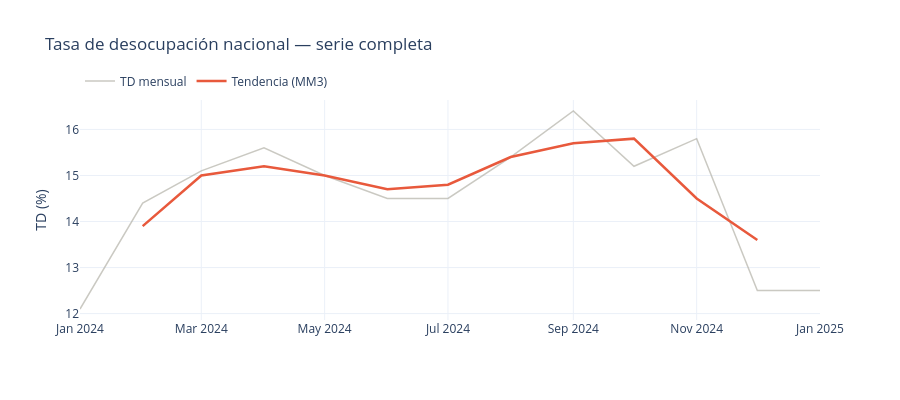
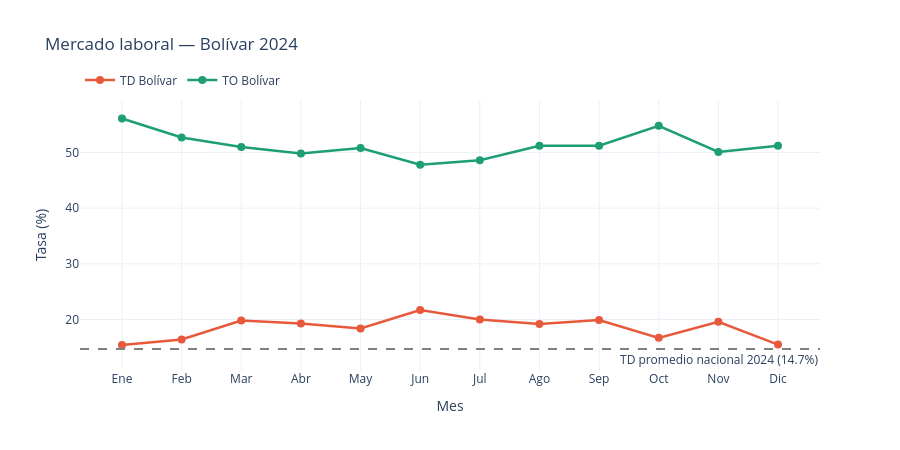
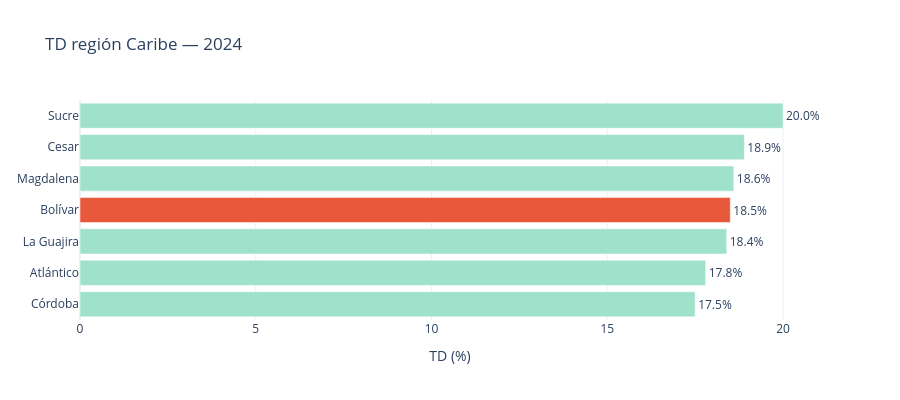
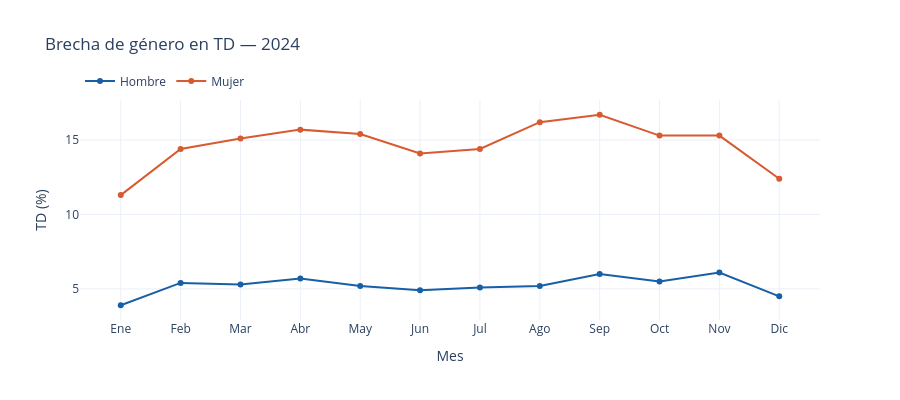

The code cell stored with these charts, in order, in its notebook:
### Code cell
# ═══════════════════════════════════════════════════════════
# 12. GRÁFICAS
# ═══════════════════════════════════════════════════════════

# ── G1: Serie completa nacional con tendencia ─────────────
fig1 = go.Figure()
fig1.add_trace(go.Scatter(
    x=ind_serie['periodo'], y=ind_serie['TD'],
    mode='lines', name='TD mensual',
    line=dict(color='#B4B2A9', width=1.5), opacity=0.7
))
fig1.add_trace(go.Scatter(
    x=ind_serie['periodo'], y=ind_serie['TD_mm3'],
    mode='lines', name='Tendencia (MM3)',
    line=dict(color='#E8593C', width=2.5)
))
fig1.update_layout(
    title='Tasa de desocupación nacional — serie completa',
    xaxis_title='', yaxis_title='TD (%)',
    template='plotly_white', height=400,
    legend=dict(orientation='h', yanchor='bottom', y=1.02)
)
fig1.show()

# ── G2: Bolívar mes a mes con referencia nacional ─────────
td_ref = ind_nac['TD'].mean().round(1)
fig2 = go.Figure()
fig2.add_trace(go.Scatter(
    x=ind_bolivar.index, y=ind_bolivar['TD'],
    mode='lines+markers', name='TD Bolívar',
    line=dict(color='#E8593C', width=2.5), marker=dict(size=8)
))
fig2.add_trace(go.Scatter(
    x=ind_bolivar.index, y=ind_bolivar['TO'],
    mode='lines+markers', name='TO Bolívar',
    line=dict(color='#1D9E75', width=2.5), marker=dict(size=8)
))
fig2.add_hline(
    y=td_ref, line_dash='dash', line_color='gray',
    annotation_text=f'TD promedio nacional {anno_completo} ({td_ref}%)',
    annotation_position='bottom right'
)
fig2.update_layout(
    title=f'Mercado laboral — Bolívar {anno_completo}',
    xaxis_title='Mes', yaxis_title='Tasa (%)',
    template='plotly_white', height=450,
    legend=dict(orientation='h', yanchor='bottom', y=1.02)
)
fig2.show()

# ── G3: Ranking Caribe ────────────────────────────────────
colores = ['#E8593C' if d == 'Bolívar' else '#9FE1CB' for d in ind_caribe.index]
fig3 = go.Figure(go.Bar(
    x=ind_caribe['TD'], y=ind_caribe.index, orientation='h',
    marker_color=colores,
    text=ind_caribe['TD'].astype(str)+'%', textposition='outside'
))
fig3.update_layout(
    title=f'TD región Caribe — {anno_completo}',
    xaxis_title='TD (%)', template='plotly_white', height=400,
    yaxis={'categoryorder':'total ascending'}
)
fig3.show()

# ── G4: Comparativo interanual Caribe ─────────────────────
if 'comp_caribe' in dir() and f'TD_{anno_caribe_ant}' in comp_caribe.columns:
    fig4 = go.Figure()
    fig4.add_trace(go.Bar(
        name=str(anno_caribe_ant),
        x=comp_caribe.index,
        y=comp_caribe[f'TD_{anno_caribe_ant}'],
        marker_color='#B4B2A9'
    ))
    fig4.add_trace(go.Bar(
        name=str(anno_completo),
        x=comp_caribe.index,
        y=comp_caribe[f'TD_{anno_completo}'],
        marker_color='#E8593C'
    ))
    fig4.update_layout(
        title='Comparativo interanual — región Caribe',
        barmode='group', yaxis_title='TD (%)',
        template='plotly_white', height=400,
        legend=dict(orientation='h', yanchor='bottom', y=1.02)
    )
    fig4.show()
else:
    print(f'G4 no disponible — carga datos de {anno_completo - 1} para activar.')

# ── G5: Brecha de género por mes ──────────────────────────
fig5 = go.Figure()
fig5.add_trace(go.Scatter(
    x=td_g.index, y=td_g['Hombre'],
    mode='lines+markers', name='Hombre',
    line=dict(color='#185FA5', width=2)
))
fig5.add_trace(go.Scatter(
    x=td_g.index, y=td_g['Mujer'],
    mode='lines+markers', name='Mujer',
    line=dict(color='#D85A30', width=2)
))
fig5.update_layout(
    title=f'Brecha de género en TD — {anno_completo}',
    xaxis_title='Mes', yaxis_title='TD (%)',
    template='plotly_white', height=400,
    legend=dict(orientation='h', yanchor='bottom', y=1.02)
)
fig5.show()

### Figure 1 — Plotly figure (JSON) as saved in the notebook; plotly's stock layout.template omitted (floating-point values rounded to 4 significant figures)
{"data": [{"line": {"color": "#B4B2A9", "width": 1.5}, "mode": "lines", "name": "TD mensual", "opacity": 0.7, "type": "scatter", "x": ["2024-01-01T00:00:00.000000", "2024-02-01T00:00:00.000000", "2024-03-01T00:00:00.000000", "2024-04-01T00:00:00.000000", "2024-05-01T00:00:00.000000", "2024-06-01T00:00:00.000000", "2024-07-01T00:00:00.000000", "2024-08-01T00:00:00.000000", "2024-09-01T00:00:00.000000", "2024-10-01T00:00:00.000000", "2024-11-01T00:00:00.000000", "2024-12-01T00:00:00.000000", "2025-01-01T00:00:00.000000"], "y": [12.1, 14.4, 15.1, 15.6, 15.0, 14.5, 14.5, 15.4, 16.4, 15.2, 15.8, 12.5, 12.5]}, {"line": {"color": "#E8593C", "width": 2.5}, "mode": "lines", "name": "Tendencia (MM3)", "type": "scatter", "x": ["2024-01-01T00:00:00.000000", "2024-02-01T00:00:00.000000", "2024-03-01T00:00:00.000000", "2024-04-01T00:00:00.000000", "2024-05-01T00:00:00.000000", "2024-06-01T00:00:00.000000", "2024-07-01T00:00:00.000000", "2024-08-01T00:00:00.000000", "2024-09-01T00:00:00.000000", "2024-10-01T00:00:00.000000", "2024-11-01T00:00:00.000000", "2024-12-01T00:00:00.000000", "2025-01-01T00:00:00.000000"], "y": [NaN, 13.9, 15.0, 15.2, 15.0, 14.7, 14.8, 15.4, 15.7, 15.8, 14.5, 13.6, NaN]}], "layout": {"height": 400, "legend": {"orientation": "h", "y": 1.02, "yanchor": "bottom"}, "title": {"text": "Tasa de desocupación nacional — serie completa"}, "xaxis": {"title": {"text": ""}}, "yaxis": {"title": {"text": "TD (%)"}}}}

### Figure 2 — Plotly figure (JSON) as saved in the notebook; plotly's stock layout.template omitted (floating-point values rounded to 4 significant figures)
{"data": [{"line": {"color": "#E8593C", "width": 2.5}, "marker": {"size": 8}, "mode": "lines+markers", "name": "TD Bolívar", "type": "scatter", "x": ["Ene", "Feb", "Mar", "Abr", "May", "Jun", "Jul", "Ago", "Sep", "Oct", "Nov", "Dic"], "y": [15.4, 16.4, 19.8, 19.3, 18.4, 21.7, 20.0, 19.2, 19.9, 16.7, 19.6, 15.5]}, {"line": {"color": "#1D9E75", "width": 2.5}, "marker": {"size": 8}, "mode": "lines+markers", "name": "TO Bolívar", "type": "scatter", "x": ["Ene", "Feb", "Mar", "Abr", "May", "Jun", "Jul", "Ago", "Sep", "Oct", "Nov", "Dic"], "y": [56.1, 52.7, 51.0, 49.8, 50.8, 47.8, 48.6, 51.2, 51.2, 54.8, 50.1, 51.2]}], "layout": {"annotations": [{"showarrow": false, "text": "TD promedio nacional 2024 (14.7%)", "x": 1, "xanchor": "right", "xref": "x domain", "y": 14.7, "yanchor": "top", "yref": "y"}], "height": 450, "legend": {"orientation": "h", "y": 1.02, "yanchor": "bottom"}, "shapes": [{"line": {"color": "gray", "dash": "dash"}, "type": "line", "x0": 0, "x1": 1, "xref": "x domain", "y0": 14.7, "y1": 14.7, "yref": "y"}], "title": {"text": "Mercado laboral — Bolívar 2024"}, "xaxis": {"title": {"text": "Mes"}}, "yaxis": {"title": {"text": "Tasa (%)"}}}}

### Figure 3 — Plotly figure (JSON) as saved in the notebook; plotly's stock layout.template omitted (floating-point values rounded to 4 significant figures)
{"data": [{"marker": {"color": ["#9FE1CB", "#9FE1CB", "#9FE1CB", "#E8593C", "#9FE1CB", "#9FE1CB", "#9FE1CB"]}, "orientation": "h", "text": ["20.0%", "18.9%", "18.6%", "18.5%", "18.4%", "17.8%", "17.5%"], "textposition": "outside", "type": "bar", "x": [20.0, 18.9, 18.6, 18.5, 18.4, 17.8, 17.5], "y": ["Sucre", "Cesar", "Magdalena", "Bolívar", "La Guajira", "Atlántico", "Córdoba"]}], "layout": {"height": 400, "title": {"text": "TD región Caribe — 2024"}, "xaxis": {"title": {"text": "TD (%)"}}, "yaxis": {"categoryorder": "total ascending"}}}

### Figure 4 — Plotly figure (JSON) as saved in the notebook; plotly's stock layout.template omitted (floating-point values rounded to 4 significant figures)
{"data": [{"line": {"color": "#185FA5", "width": 2}, "mode": "lines+markers", "name": "Hombre", "type": "scatter", "x": ["Ene", "Feb", "Mar", "Abr", "May", "Jun", "Jul", "Ago", "Sep", "Oct", "Nov", "Dic"], "y": [3.9, 5.4, 5.3, 5.7, 5.2, 4.9, 5.1, 5.2, 6.0, 5.5, 6.1, 4.5]}, {"line": {"color": "#D85A30", "width": 2}, "mode": "lines+markers", "name": "Mujer", "type": "scatter", "x": ["Ene", "Feb", "Mar", "Abr", "May", "Jun", "Jul", "Ago", "Sep", "Oct", "Nov", "Dic"], "y": [11.3, 14.4, 15.1, 15.7, 15.4, 14.1, 14.4, 16.2, 16.7, 15.3, 15.3, 12.4]}], "layout": {"height": 400, "legend": {"orientation": "h", "y": 1.02, "yanchor": "bottom"}, "title": {"text": "Brecha de género en TD — 2024"}, "xaxis": {"title": {"text": "Mes"}}, "yaxis": {"title": {"text": "TD (%)"}}}}
